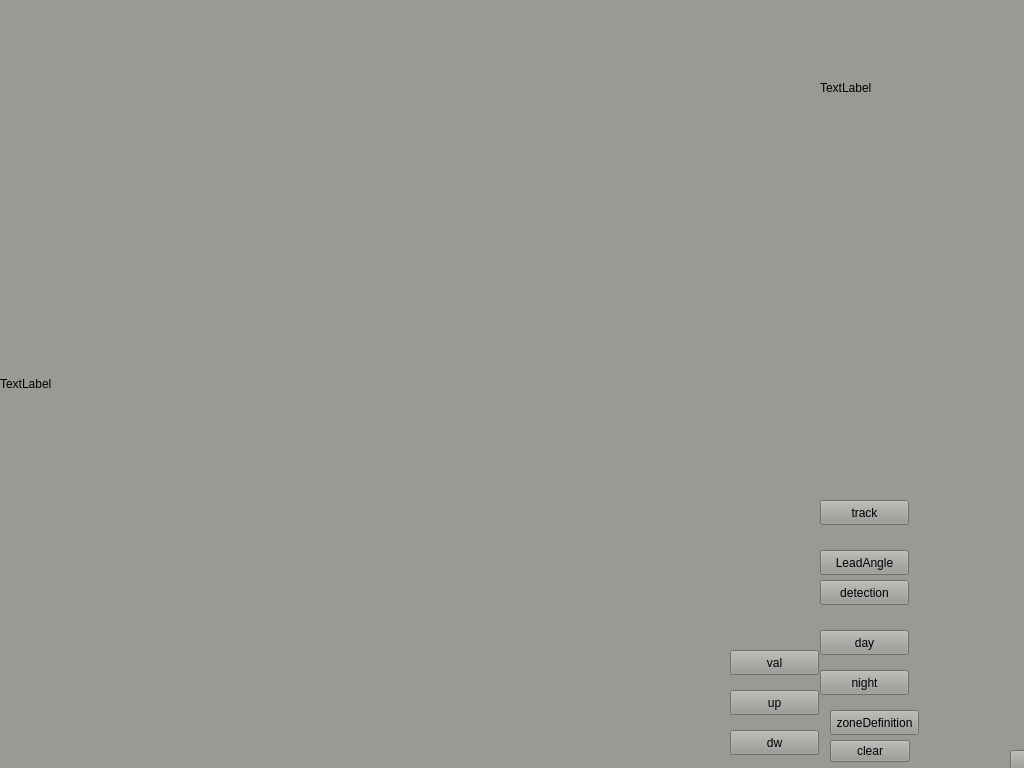
<?xml version="1.0" encoding="UTF-8"?>
<ui version="4.0">
 <class>MainWindow</class>
 <widget class="QMainWindow" name="MainWindow">
  <property name="geometry">
   <rect>
    <x>0</x>
    <y>0</y>
    <width>1024</width>
    <height>768</height>
   </rect>
  </property>
  <property name="windowTitle">
   <string>MainWindow</string>
  </property>
  <property name="styleSheet">
   <string notr="true">background-color: rgb(154, 153, 150);</string>
  </property>
  <property name="iconSize">
   <size>
    <width>5</width>
    <height>5</height>
   </size>
  </property>
  <widget class="QWidget" name="centralwidget">
   <widget class="QPushButton" name="quit">
    <property name="geometry">
     <rect>
      <x>1010</x>
      <y>750</y>
      <width>80</width>
      <height>22</height>
     </rect>
    </property>
    <property name="text">
     <string>quit</string>
    </property>
   </widget>
   <widget class="QWidget" name="cameraContainerWidget" native="true">
    <property name="geometry">
     <rect>
      <x>10</x>
      <y>10</y>
      <width>800</width>
      <height>600</height>
     </rect>
    </property>
    <property name="styleSheet">
     <string notr="true">background-color: rgb(0, 255, 0);</string>
    </property>
   </widget>
   <widget class="QLabel" name="trackingStatusLabel">
    <property name="geometry">
     <rect>
      <x>820</x>
      <y>80</y>
      <width>141</width>
      <height>16</height>
     </rect>
    </property>
    <property name="text">
     <string>TextLabel</string>
    </property>
   </widget>
   <widget class="QLabel" name="videoLabel">
    <property name="geometry">
     <rect>
      <x>0</x>
      <y>0</y>
      <width>1024</width>
      <height>768</height>
     </rect>
    </property>
    <property name="text">
     <string>TextLabel</string>
    </property>
   </widget>
   <widget class="QPushButton" name="night">
    <property name="geometry">
     <rect>
      <x>820</x>
      <y>670</y>
      <width>89</width>
      <height>25</height>
     </rect>
    </property>
    <property name="text">
     <string>night</string>
    </property>
   </widget>
   <widget class="QPushButton" name="day">
    <property name="geometry">
     <rect>
      <x>820</x>
      <y>630</y>
      <width>89</width>
      <height>25</height>
     </rect>
    </property>
    <property name="text">
     <string>day</string>
    </property>
   </widget>
   <widget class="QPushButton" name="detection">
    <property name="geometry">
     <rect>
      <x>820</x>
      <y>580</y>
      <width>89</width>
      <height>25</height>
     </rect>
    </property>
    <property name="text">
     <string>detection</string>
    </property>
   </widget>
   <widget class="QPushButton" name="zoneDefinition">
    <property name="geometry">
     <rect>
      <x>830</x>
      <y>710</y>
      <width>89</width>
      <height>25</height>
     </rect>
    </property>
    <property name="text">
     <string>zoneDefinition</string>
    </property>
   </widget>
   <widget class="QPushButton" name="up">
    <property name="geometry">
     <rect>
      <x>730</x>
      <y>690</y>
      <width>89</width>
      <height>25</height>
     </rect>
    </property>
    <property name="text">
     <string>up</string>
    </property>
   </widget>
   <widget class="QPushButton" name="dw">
    <property name="geometry">
     <rect>
      <x>730</x>
      <y>730</y>
      <width>89</width>
      <height>25</height>
     </rect>
    </property>
    <property name="text">
     <string>dw</string>
    </property>
   </widget>
   <widget class="QPushButton" name="val">
    <property name="geometry">
     <rect>
      <x>730</x>
      <y>650</y>
      <width>89</width>
      <height>25</height>
     </rect>
    </property>
    <property name="text">
     <string>val</string>
    </property>
   </widget>
   <widget class="QPushButton" name="LeadAngle">
    <property name="geometry">
     <rect>
      <x>820</x>
      <y>550</y>
      <width>89</width>
      <height>25</height>
     </rect>
    </property>
    <property name="text">
     <string>LeadAngle</string>
    </property>
   </widget>
   <widget class="QPushButton" name="clear">
    <property name="geometry">
     <rect>
      <x>830</x>
      <y>740</y>
      <width>80</width>
      <height>22</height>
     </rect>
    </property>
    <property name="text">
     <string>clear</string>
    </property>
   </widget>
   <widget class="QPushButton" name="pushButton">
    <property name="geometry">
     <rect>
      <x>820</x>
      <y>500</y>
      <width>89</width>
      <height>25</height>
     </rect>
    </property>
    <property name="text">
     <string>track</string>
    </property>
   </widget>
   <zorder>cameraContainerWidget</zorder>
   <zorder>videoLabel</zorder>
   <zorder>detection</zorder>
   <zorder>LeadAngle</zorder>
   <zorder>up</zorder>
   <zorder>dw</zorder>
   <zorder>zoneDefinition</zorder>
   <zorder>day</zorder>
   <zorder>clear</zorder>
   <zorder>night</zorder>
   <zorder>val</zorder>
   <zorder>trackingStatusLabel</zorder>
   <zorder>quit</zorder>
   <zorder>pushButton</zorder>
  </widget>
 </widget>
 <resources/>
 <connections/>
</ui>
